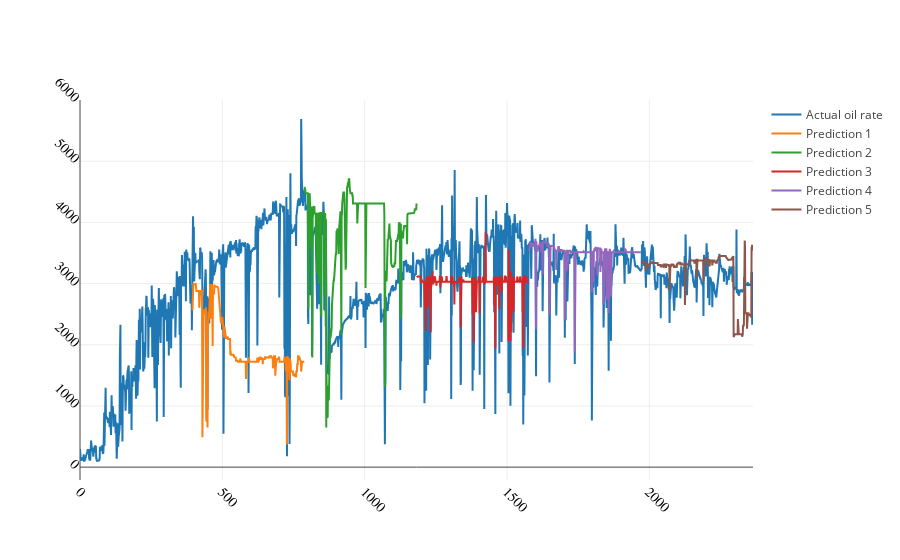

This figure's notebook cell:
### Code cell
trace0 = go.Scatter(x = a[0], y = b[0].reshape(-1,), name = "Prediction 1")
trace1 = go.Scatter(x = a[1], y = b[1].reshape(-1,), name = "Prediction 2")
trace2 = go.Scatter(x = a[2], y = b[2].reshape(-1,), name = "Prediction 3")
trace3 = go.Scatter(x = a[3], y = b[3].reshape(-1,), name = "Prediction 4")
trace4 = go.Scatter(x = a[4], y = b[4].reshape(-1,), name = "Prediction 5")
trace5 = go.Scatter(x = np.arange(len(y_train)), y = scaler_y.inverse_transform(y_train).reshape(-1,),
                    name = 'Actual oil rate')

layout = go.Layout(
    xaxis=dict(
        #title='Actual oil rate (m3)',
        titlefont=dict(
            family='Arial, sans-serif',
            size=18,
            #color='lightgrey'
        ),
        showticklabels=True,
        tickangle=45,
        tickfont=dict(
            family='Old Standard TT, serif',
            size=14,
            color='black'
        ),
        exponentformat='e',
        showexponent='all'
    ),
    yaxis=dict(
        #title='Predicted oil rate (m3)',
        titlefont=dict(
            family='Arial, sans-serif',
            size=18,
            #color='lightgrey'
        ),
        showticklabels=True,
        tickangle=45,
        tickfont=dict(
            family='Old Standard TT, serif',
            size=14,
            color='black'
        ),
        exponentformat='e',
        showexponent='all'
    )
)
data =  [trace5,trace0,trace1,trace2,trace3,trace4]
fig = go.Figure(data=data, layout = layout)
py.iplot(fig)

### Figure 1 — Plotly figure (JSON) as saved in the notebook; plotly's stock layout.template omitted (floating-point values rounded to 4 significant figures; data arrays with more than 128 entries replaced by an {"elided": "..."} marker saying what was removed)
{"data": [{"name": "Actual oil rate", "type": "scatter", "uid": "da8b2476-f01a-4fe6-a4af-3b65e9160a90", "x": {"elided": "2365 int values"}, "y": {"elided": "2365 float values"}}, {"name": "Prediction 1", "type": "scatter", "uid": "d237ca4b-79e8-4863-9803-81f314d720cc", "x": {"elided": "394 int values"}, "y": {"elided": "394 float values"}}, {"name": "Prediction 2", "type": "scatter", "uid": "0726e27d-30a3-4e9c-952b-1242a4593b6d", "x": {"elided": "394 int values"}, "y": {"elided": "394 float values"}}, {"name": "Prediction 3", "type": "scatter", "uid": "7bf56338-09b7-417b-ae04-9cd8ee1bd567", "x": {"elided": "394 int values"}, "y": {"elided": "394 float values"}}, {"name": "Prediction 4", "type": "scatter", "uid": "60869cab-5bd5-4189-a28e-ff7e39f9dfb6", "x": {"elided": "394 int values"}, "y": {"elided": "394 float values"}}, {"name": "Prediction 5", "type": "scatter", "uid": "bafe8833-fc82-49f8-b910-891a3efc3ea3", "x": {"elided": "394 int values"}, "y": {"elided": "394 float values"}}], "layout": {"xaxis": {"exponentformat": "e", "showexponent": "all", "showticklabels": true, "tickangle": 45, "tickfont": {"color": "black", "family": "Old Standard TT, serif", "size": 14}, "title": {"font": {"family": "Arial, sans-serif", "size": 18}}}, "yaxis": {"exponentformat": "e", "showexponent": "all", "showticklabels": true, "tickangle": 45, "tickfont": {"color": "black", "family": "Old Standard TT, serif", "size": 14}, "title": {"font": {"family": "Arial, sans-serif", "size": 18}}}}}
